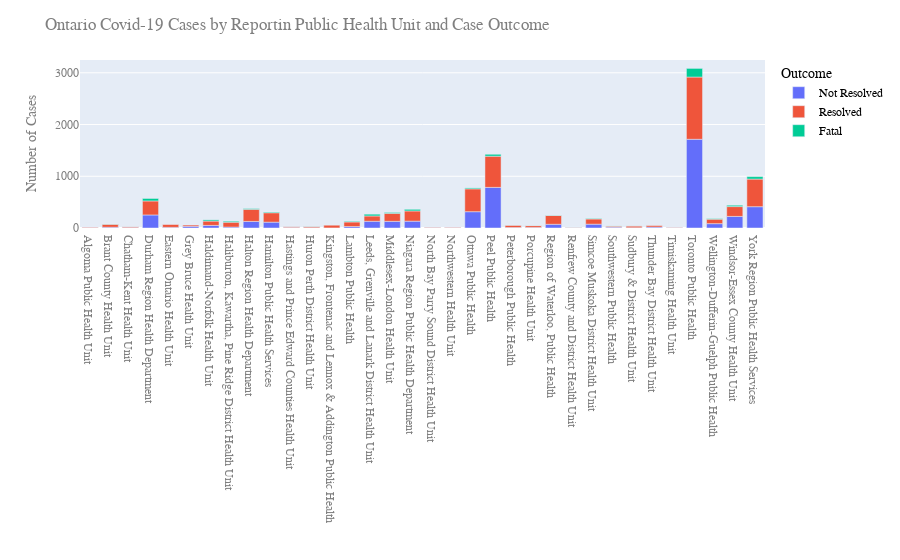

Here is the notebook cell this chart was saved with:
### Code cell
figPHU = px.bar(df3, x="Reporting_PHU", y="Cases", color='Outcome')
figPHU.update_layout(
    title="Ontario Covid-19 Cases by Reportin Public Health Unit and Case Outcome",
    xaxis_title="",
    yaxis_title="Number of Cases",
    font=dict(
        family="Courier New, monospace",
        size=12,
        color="#7f7f7f"
    ),
    legend=dict(
        font=dict(
            family="sans-serif",
            size=12,
            color="black"
        )
    )
)
figPHU.show()
figPHU.write_html("OntarioPHU.html")

### Figure 1 — Plotly figure (JSON) as saved in the notebook; plotly's stock layout.template omitted (floating-point values rounded to 4 significant figures)
{"data": [{"alignmentgroup": "True", "hoverlabel": {"namelength": 0}, "hovertemplate": "Outcome=Not Resolved<br>Reporting_PHU=%{x}<br>Cases=%{y}", "legendgroup": "Not Resolved", "marker": {"color": "#636efa"}, "name": "Not Resolved", "offsetgroup": "Not Resolved", "orientation": "v", "showlegend": true, "textposition": "auto", "type": "bar", "x": ["Algoma Public Health Unit", "Brant County Health Unit", "Chatham-Kent Health Unit", "Durham Region Health Department", "Eastern Ontario Health Unit", "Grey Bruce Health Unit", "Haldimand-Norfolk Health Unit", "Haliburton, Kawartha, Pine Ridge District Health Unit", "Halton Region Health Department", "Hamilton Public Health Services", "Hastings and Prince Edward Counties Health Unit", "Huron Perth District Health Unit", "Kingston, Frontenac and Lennox & Addington Public Health", "Lambton Public Health", "Leeds, Grenville and Lanark District Health Unit", "Middlesex-London Health Unit", "Niagara Region Public Health Department", "North Bay Parry Sound District Health Unit", "Northwestern Health Unit", "Ottawa Public Health", "Peel Public Health", "Peterborough Public Health", "Porcupine Health Unit", "Region of Waterloo, Public Health", "Renfrew County and District Health Unit", "Simcoe Muskoka District Health Unit", "Southwestern Public Health", "Sudbury & District Health Unit", "Thunder Bay District Health Unit", "Timiskaming Health Unit", "Toronto Public Health", "Wellington-Dufferin-Guelph Public Health", "Windsor-Essex County Health Unit", "York Region Public Health Services"], "xaxis": "x", "y": [2, 15, 8, 252, 13, 32, 50, 18, 127, 113, 9, 6, 1, 28, 130, 129, 132, 4, 3, 315, 785, 9, 10, 72, 2, 74, 16, 5, 18, 3, 1715, 84, 224, 412], "yaxis": "y"}, {"alignmentgroup": "True", "hoverlabel": {"namelength": 0}, "hovertemplate": "Outcome=Resolved<br>Reporting_PHU=%{x}<br>Cases=%{y}", "legendgroup": "Resolved", "marker": {"color": "#EF553B"}, "name": "Resolved", "offsetgroup": "Resolved", "orientation": "v", "showlegend": true, "textposition": "auto", "type": "bar", "x": ["Algoma Public Health Unit", "Brant County Health Unit", "Chatham-Kent Health Unit", "Durham Region Health Department", "Eastern Ontario Health Unit", "Grey Bruce Health Unit", "Haldimand-Norfolk Health Unit", "Haliburton, Kawartha, Pine Ridge District Health Unit", "Halton Region Health Department", "Hamilton Public Health Services", "Hastings and Prince Edward Counties Health Unit", "Huron Perth District Health Unit", "Kingston, Frontenac and Lennox & Addington Public Health", "Lambton Public Health", "Leeds, Grenville and Lanark District Health Unit", "Middlesex-London Health Unit", "Niagara Region Public Health Department", "North Bay Parry Sound District Health Unit", "Northwestern Health Unit", "Ottawa Public Health", "Peel Public Health", "Peterborough Public Health", "Porcupine Health Unit", "Region of Waterloo, Public Health", "Renfrew County and District Health Unit", "Simcoe Muskoka District Health Unit", "Southwestern Public Health", "Sudbury & District Health Unit", "Thunder Bay District Health Unit", "Timiskaming Health Unit", "Toronto Public Health", "Wellington-Dufferin-Guelph Public Health", "Windsor-Essex County Health Unit", "York Region Public Health Services"], "xaxis": "x", "y": [10, 58, 20, 271, 54, 25, 84, 94, 234, 182, 22, 25, 53, 89, 103, 154, 198, 9, 9, 442, 603, 46, 36, 170, 11, 101, 21, 35, 29, 7, 1203, 87, 190, 534], "yaxis": "y"}, {"alignmentgroup": "True", "hoverlabel": {"namelength": 0}, "hovertemplate": "Outcome=Fatal<br>Reporting_PHU=%{x}<br>Cases=%{y}", "legendgroup": "Fatal", "marker": {"color": "#00cc96"}, "name": "Fatal", "offsetgroup": "Fatal", "orientation": "v", "showlegend": true, "textposition": "auto", "type": "bar", "x": ["Brant County Health Unit", "Chatham-Kent Health Unit", "Durham Region Health Department", "Haldimand-Norfolk Health Unit", "Haliburton, Kawartha, Pine Ridge District Health Unit", "Halton Region Health Department", "Hamilton Public Health Services", "Hastings and Prince Edward Counties Health Unit", "Huron Perth District Health Unit", "Lambton Public Health", "Leeds, Grenville and Lanark District Health Unit", "Middlesex-London Health Unit", "Niagara Region Public Health Department", "Ottawa Public Health", "Peel Public Health", "Peterborough Public Health", "Porcupine Health Unit", "Region of Waterloo, Public Health", "Renfrew County and District Health Unit", "Simcoe Muskoka District Health Unit", "Southwestern Public Health", "Sudbury & District Health Unit", "Toronto Public Health", "Wellington-Dufferin-Guelph Public Health", "Windsor-Essex County Health Unit", "York Region Public Health Services"], "xaxis": "x", "y": [3, 1, 48, 23, 19, 15, 14, 1, 3, 13, 34, 18, 31, 18, 37, 1, 2, 6, 1, 10, 3, 1, 167, 11, 26, 47], "yaxis": "y"}], "layout": {"barmode": "relative", "font": {"color": "#7f7f7f", "family": "Courier New, monospace", "size": 12}, "legend": {"font": {"color": "black", "family": "sans-serif", "size": 12}, "title": {"text": "Outcome"}, "tracegroupgap": 0}, "margin": {"t": 60}, "title": {"text": "Ontario Covid-19 Cases by Reportin Public Health Unit and Case Outcome"}, "xaxis": {"anchor": "y", "domain": [0, 1], "title": {"text": ""}}, "yaxis": {"anchor": "x", "domain": [0, 1], "title": {"text": "Number of Cases"}}}}
